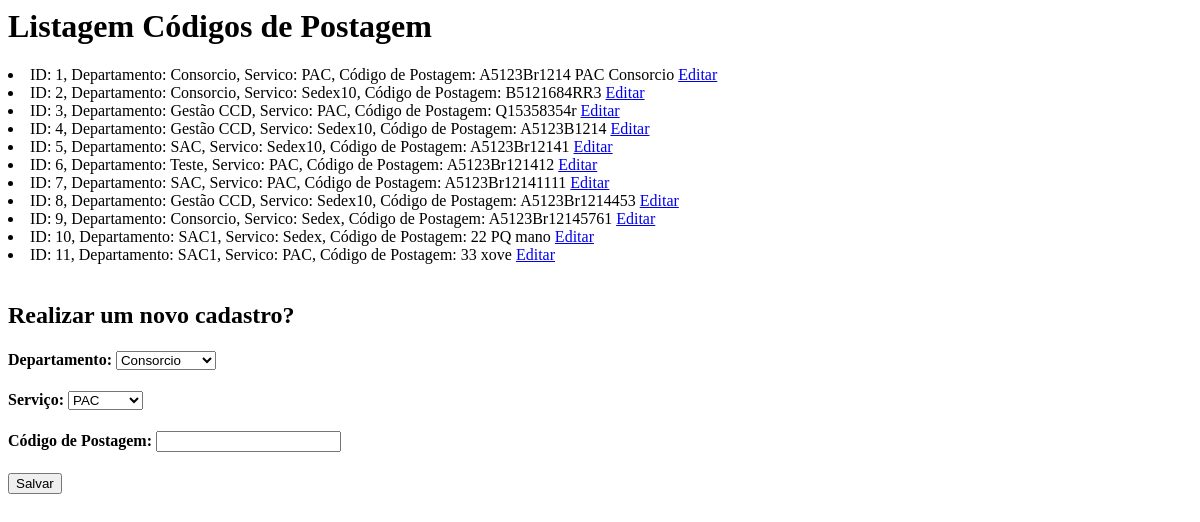
/cadastro/postagem/, run on an earlier commit of the app's database.
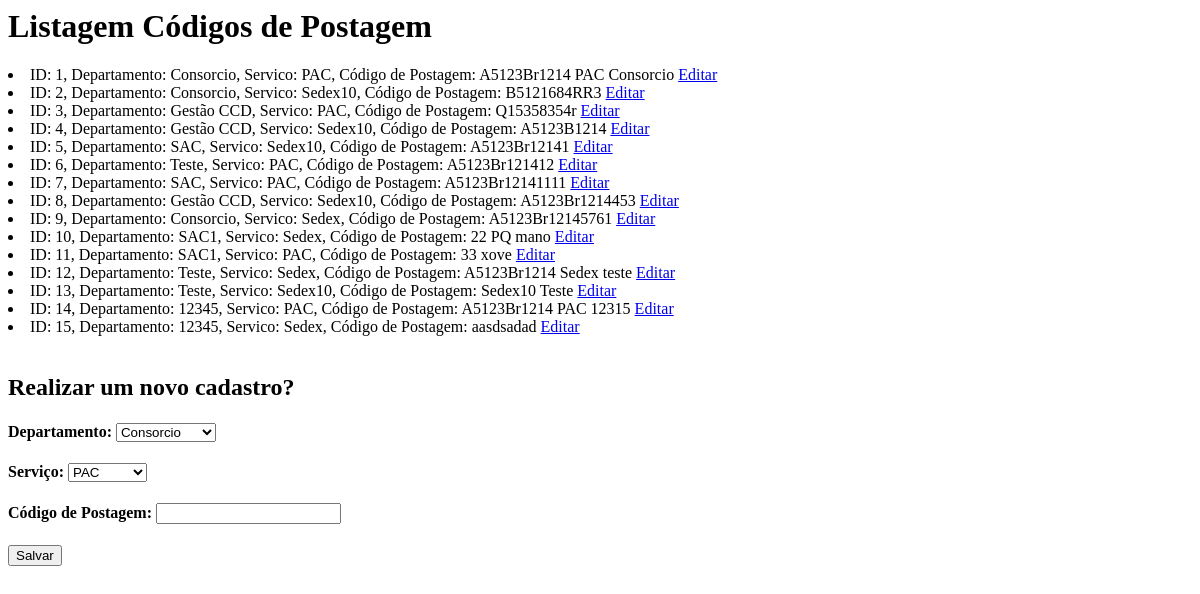
And on a later commit of the database.
### envios/models.py (models this page shows, shortened)
class CodigoPostagem(models.Model):
    departamento = models.ForeignKey(Setores, on_delete=models.PROTECT)
    servico = models.ForeignKey(EtiquetaCorreios, on_delete=models.PROTECT)
    postagem = models.CharField(max_length=50, unique=True)
    class Meta:
        unique_together = ('departamento', 'servico',)

class EtiquetaCorreios(models.Model):
    servico = models.CharField(max_length=50)
    codigo = models.CharField(max_length=2)
    def __str__(self):
        return self.servico

### recebimentos/models.py (models this page shows)
class Setores(models.Model):
    departamento = models.CharField(max_length=100,null=True,blank=False, unique=True)
    def __str__(self):
        return self.departamento

### cadastros/views.py (the view)
# urls.py: path('postagem/', cadastro_postagem),
def cadastro_postagem(request):
    post = CodigoPostagem.objects.all()
    dep = Setores.objects.all()
    serv = EtiquetaCorreios.objects.values('servico').distinct()
    return render(request, "cadastro_postagem.html", {"post": post, "dep":dep, "serv":serv})

### cadastros/templates/cadastro_postagem.html (shortened to what this page needs)
<body>
    <h1>Listagem Códigos de Postagem</h1>
    {% for posts in post  %}
        <li> ID: {{ posts.id }}, Departamento: {{posts.departamento}}, Servico: {{posts.servico}}, Código de Postagem: {{posts.postagem}}
        <a href="{% url 'editar_cadastro_postagem' posts.id %}">Editar</a>
        </li>
    {% endfor %}
    <br/>
    <h2>Realizar um novo cadastro? </h2>
    <form action="{% url 'salvar_cadastro_postagem' %}" method="POST">
        <h4>Departamento: <select name="departamento"></h4>
            {% for deps in dep %}
                <option value="{{deps.departamento}}"> {{deps.departamento}} </option>
            {% endfor %}
        <h4>Serviço: <select name="servico"></h4>
            {% for servs in serv %}
                <option value="{{servs.servico}}"> {{servs.servico}} </option>
            {% endfor %}
        <h4>Código de Postagem: <input type="text" name="postagem"></h4>
        <button type="submit">Salvar</button>
    </form>
</body>

What changed in the data, as far as the page shows it:
added CodigoPostagem: id "12", departamento "Teste", servico "Sedex", postagem "A5123Br1214 Sedex teste"
added CodigoPostagem: id "13", departamento "Teste", servico "Sedex10", postagem "Sedex10 Teste"
added CodigoPostagem: id "14", departamento "12345", servico "PAC", postagem "A5123Br1214 PAC 12315"
added CodigoPostagem: id "15", departamento "12345", servico "Sedex", postagem "aasdsadad"
